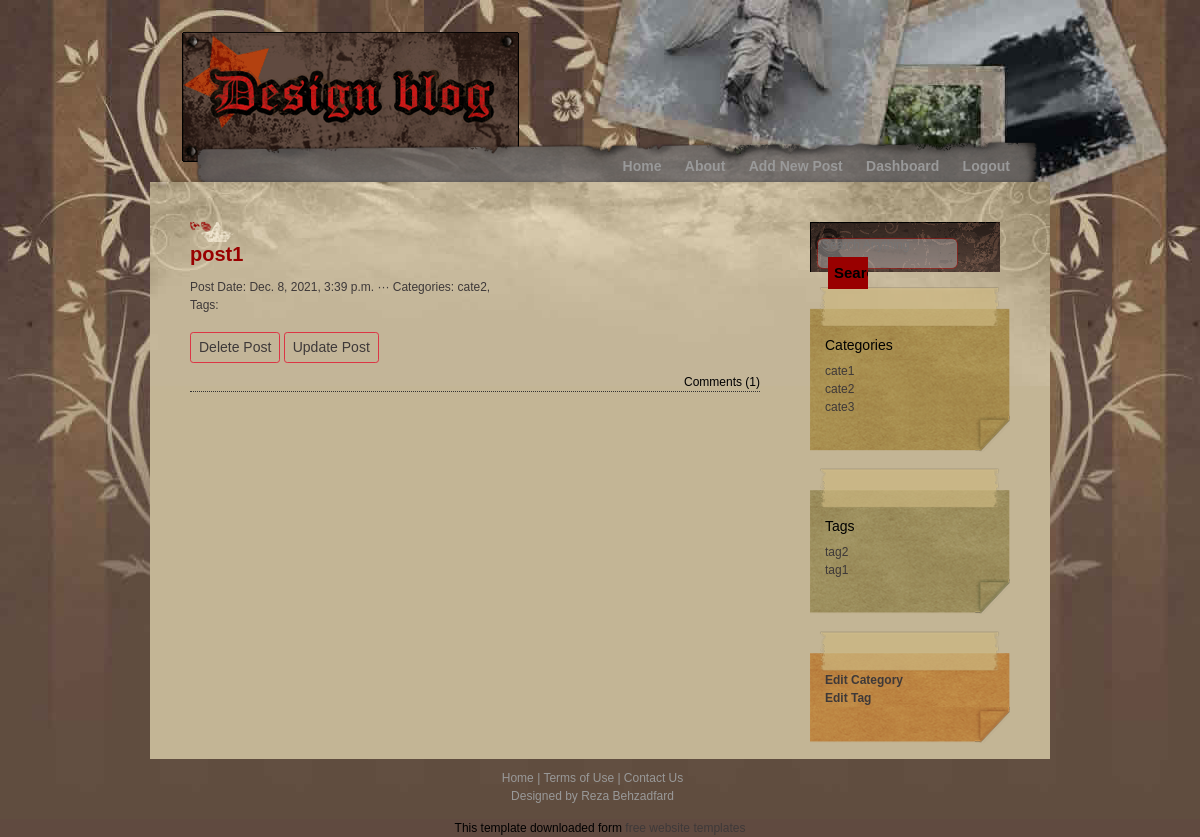
Page /dashboard/ (signed in) on the earlier database version.
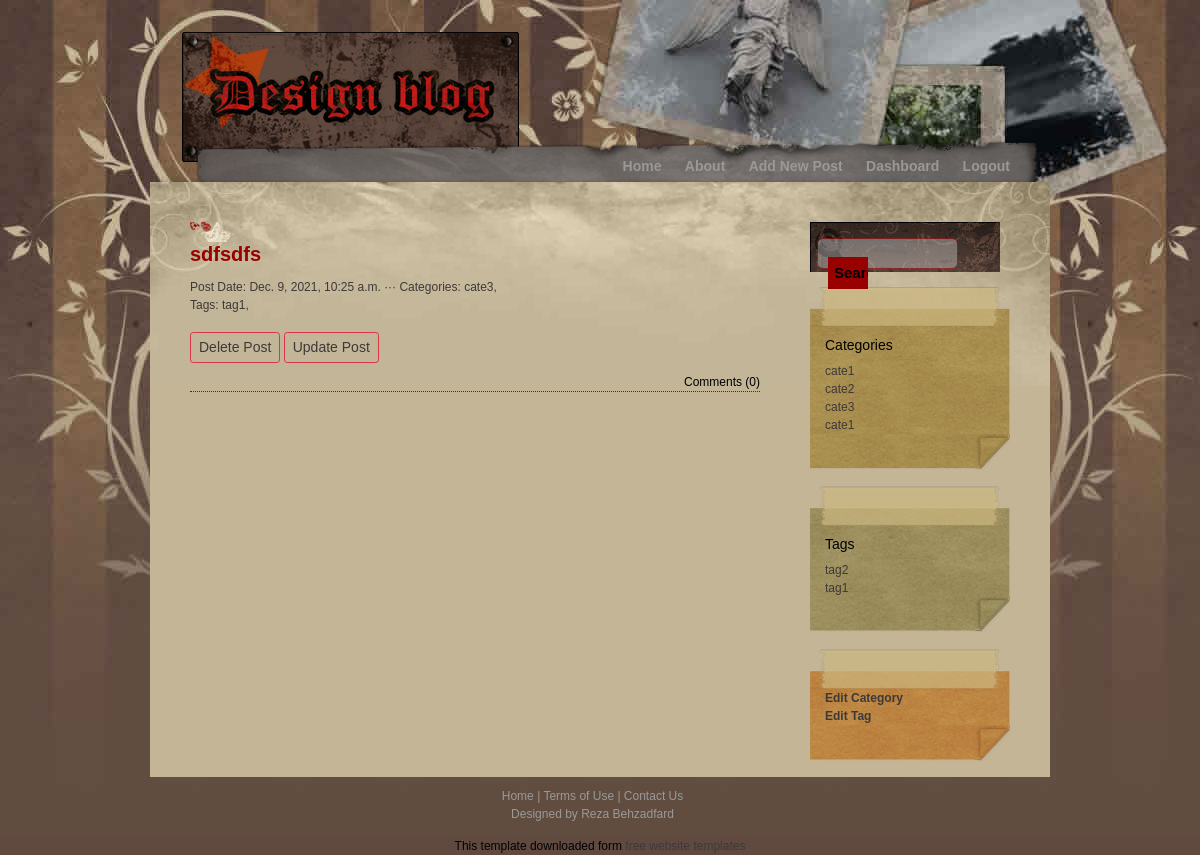
Same page on the later database version.
### post/models.py (models this page shows, shortened)
class Post(models.Model):
    title = models.CharField(max_length=120)
    image = models.ImageField(upload_to="")
    content = models.TextField()
    created_at = models.DateTimeField(auto_now_add=True)
    slug = models.SlugField(unique=True, max_length=120, null=True, blank=True)
    author = models.ForeignKey(User, on_delete=CASCADE)
    category = models.ManyToManyField(Category)
    tag = models.ManyToManyField(Tag, blank=True, null=True)
    class Meta:
        unique_together = ('title', 'slug')

class Category(models.Model):
    title = models.CharField(max_length=120)
    slug = models.SlugField(unique=True, max_length=120, null=True, blank=True)
    creator = models.ForeignKey(User, on_delete=SET_NULL, null=True, blank=True)
    parent = models.ForeignKey('self', on_delete=models.PROTECT, blank=True, null=True)
    created_at = models.DateTimeField(auto_now_add=True)
    class Meta:
        unique_together = ('title', 'slug')

class Tag(models.Model):
    title = models.CharField(max_length=120)
    slug = models.SlugField(unique=True, max_length=120, null=True, blank=True)
    creator = models.ForeignKey(User, on_delete=SET_NULL, null=True, blank=True)
    created_at = models.DateTimeField(auto_now_add=True)
    class Meta:
        unique_together = ('title', 'slug')

### post/views.py (the view)
# urls.py: path('dashboard/', dashboard, name='dashboard'),
@login_required(login_url='login')
def dashboard(request):
    user = request.user
    posts = Post.objects.filter(author=user).order_by('-created_at')
    categories = Category.objects.all()
    tags = Tag.objects.all()
    context = {
        'posts': posts,
        'categories': categories,
        'tags': tags,
    }
    return render(request, 'post/dashboard.html', context)

### post/templates/post/dashboard.html (shortened to what this page needs)
{% extends "post/class_base.html" %}
{% load static %}
{% block menu %}
<ul>
    <li><a href="{% url 'home' %}">Home</a></li>
    <li><a href="#">About</a></li>
    <li><a href="{% url 'add_post' %}">Add New Post</a></li>
    <li><a href="{% url 'dashboard' %}">Dashboard</a></li>
    <li><a href="{% url 'logout' %}">Logout</a></li>
</ul>
{% endblock menu %}
{% block content %}
  {% if request.user.is_authenticated %}
      {% for post in posts %}
      <div class="postbody">
      <a href="{% url 'post_detail' post.slug %}"><h1>{{post.title}}</h1></a><br><br>
      <div class="publish_info">Post Date: {{post.created_at}} ··· Categories: {% for category_ in post.category.all %}{{category_.title}}, {% endfor %}</div>
      <div class="publish_info">Tags: {% for tag_ in post.tag.all %}{{tag_.title}}, {% endfor %}</div><br>
      <span><a href="{% url 'delete_post' post.slug %}" class="btn btn-outline-danger btn-sm">Delete Post</a></span>
      <span><a href="{% url 'update_post' post.slug %}" class="btn btn-outline-danger btn-sm">Update Post</a></span>
      <div class="comment">Comments ({{post.comment_set.count}})</div>
      </div>
      {% endfor %}
  {% endif %}
{% endblock content %}

### post/templates/post/class_base.html (shortened to what this page needs)
{% load static %}
<!DOCTYPE html>
<html lang="en">
<head>
  <link href="https://cdn.jsdelivr.net/npm/bootstrap@5.0.0-beta1/dist/css/bootstrap.min.css" rel="stylesheet"
>
  <link rel="stylesheet" href="{% static 'style.css' %}">
</head>
<body>
  <div id="container_wrapper1">
    <div id="container_wrapper2">
      <div id="container">
        <div id="header">
          <div id="logo">
            <div id="site_slogan"></div>
          </div>
        </div>
        <div id="menu">
          {% block menu %}
          {% endblock menu %}
        </div>
        <div id="content">
          <div id="left_column">
            {% block content %}
            {% endblock content %}
          </div>
          {% if page != 'login' and page != 'register' %}
          <div id="right_column">
            <div class="section">
              <form method="post" action="{% url 'search_post' %}" class="search">
                <input name="search" type="text" placeholder="Search Anything" id="keyword" />
                <input type="submit" value="Search" class="button" />
              </form>
            </div>
            <div class="section">
              <div class="section1_top"></div>
              <div class="section1_middle">
                <h2>Categories</h2>
                <ul>
                  {% for cate in categories %}
                  <li><a href="{% url 'category_reverse' cate.slug %}">{{cate.title}}</a></li>
                  {% endfor %}
                </ul>
              </div>
              <div class="section1_bottom"></div>
            </div>
            <div class="section">
              <div class="section2_top"></div>
              <div class="section2_middle">
                <h2>Tags</h2>
                <ul>
                  {% for tag in tags %}
                  <li>{{tag.title}}</li>
                  {% endfor %}
                </ul>
              </div>
              <div class="section2_bottom"></div>
            </div>
            <div class="section">
              <div class="section3_top"></div>
              <div class="section3_middle">
                {% if request.user.is_authenticated %}
                <ul>
                  <li><strong><a href="{% url 'categories' %}">Edit Category</a></strong></li>
                  <li><strong><a href="{% url 'tags' %}">Edit Tag</a></strong></li>
                </ul>
                {% endif %}
              </div>
              <div class="section3_bottom"></div>
            </div>
          </div>
          {% endif %}
        </div>
        <div id="bottom">
          <div id="footer"> <a href="{% url 'home' %}">Home</a> | <a href="#">Terms of Use</a> | <a href="#">Contact Us</a> <br />
            Designed by <a href="#">Reza Behzadfard</a>
          </div>
        </div>
      </div>
    </div>
  </div>
  <div align=center>This template downloaded form <a href='http://all-free-download.com/free-website-templates/'>free
      website templates</a></div>
</body>
</body>
</html>

### post/static/style.css (style rules this page uses)
body { margin:0; padding:0; line-height: 1.5em; font-family: Helvetica, Arial, sans-serif; font-size: 12px; color: #000000; background: #604a40; }
a:link, a:visited { color: #3e3939; text-decoration: none; }
h1 { margin: 0px; padding: 20px 0px 0px 0px; font-size: 20px; font-weight: bold; color:#990000; height: 20px; background: url(post/media/h1_background.png) left center no-repeat; }
h2 { margin: 0px 0px 8px 0px; padding: 10px 0px 0px 15px; font-size: 14px; color: #000000; }
#container_wrapper1 { background: url(post/media/background.gif) top center repeat-x; }
#container_wrapper2 { background: url(post/media/mainbackground.jpg) top center no-repeat; }
#container { margin: 0px auto; width: 900px; }
#header { clear: both; padding: 30px 0px 0px 30px; width: 870px; height: 140px; }
#logo { height: 134px; background: url(post/media/logo.gif) no-repeat; }
#site_slogan { padding: 90px 0px 10px 160px; font-size: 12px; color: #999999; }
#menu { clear: both; margin: 0px; padding: 0px; width: 900px; height: 42px; text-align: right; background: url(post/media/menu_bg.png) no-repeat; }
#menu ul { margin: 0px; padding: 18px 20px 0px 0px; list-style: none; }
#menu ul li { margin: 0px; display: inline; }
#menu ul li a { margin: 0px; padding: 0px 20px 0px 0px; font: 14px arial; font-weight: bold; color:#999999; text-decoration: none; }
#content { float: left; margin: 0px; width: 900px; background: #c3b595 url(post/media/content_bg.jpg) no-repeat; }
#left_column { float: left; margin: 40px 0px 0px 40px; padding: 0px; width: 570px; }
#right_column { float: right; margin: 40px 40px 0px 0px; padding: 0px; width: 200px; }
.section { margin: 0px 0px 15px 0px; padding: 0px; color: #3e3939; }
.section .section1_top { height: 40px; background: url(post/media/section1_top.png) no-repeat; }
.section .section1_middle { background: url(post/media/section1_middle.png) repeat-y; }
.section .section1_bottom { height: 37px; background:url(post/media/section1_bottom.png) no-repeat; }
.section .section2_top { height: 40px; background: url(post/media/section2_top.png) no-repeat; }
.section .section2_middle { background: url(post/media/section2_middle.png) repeat-y; }
.section .section2_bottom { height: 37px; background: url(post/media/section2_bottom.png) no-repeat; }
.section .section3_top { height: 40px; background: url(post/media/section3_top.png) no-repeat; }
.section .section3_middle { background: url(post/media/section3_middle.png) repeat-y; }
.section .section3_bottom { height: 37px; background: url(post/media/section3_bottom.png) no-repeat; }
.section ul { margin: 0px 0px 0px 15px; padding: 0px; list-style: none; }
.section ul li { display: block; }
.section ul li a { padding: 0px; margin: 0px; color: #3e3939; text-decoration: none; }
.postbody { padding: 0px; margin-bottom: 40px; border-bottom: 1px dotted #333333; }
.publish_info { clear: both; margin: 0px; padding: 0px; color:#3e3939; }
.comment { clear: both; margin: 10px 0px 0px 0px; width: 570px; text-align: right; padding: 0px; }
.search { width: 190px; margin: 0px; padding: 13px 0px 0px 10px; height: 50px; background: url(post/media/search_box.gif) no-repeat; }
input { width: 130px; background: none; color: #CCCCCC; border: none; }
.button { margin: 2px 0px 0px 8px; height: 32px; width: 40px; color: #000000; font-size: 15px; font-weight: bold; border: none; background: #990000; }
#footer { clear: both; padding: 10px 0px 0px 15px; width: 870px; height: 60px; text-align: center; color: #999999; text-align: center; }
#footer a { color: #999999; }

Differences in the rows shown:
removed Post: title "post1", created_at "Dec. 8, 2021, 3:39 p.m.", comment_set.count "1", Category (title "cate2")
added Post: title "sdfsdfs", created_at "Dec. 9, 2021, 10:25 a.m.", comment_set.count "0", Category (title "cate3"), Tag (title "tag1")
added Category: title "cate1", shown under "Categories"
